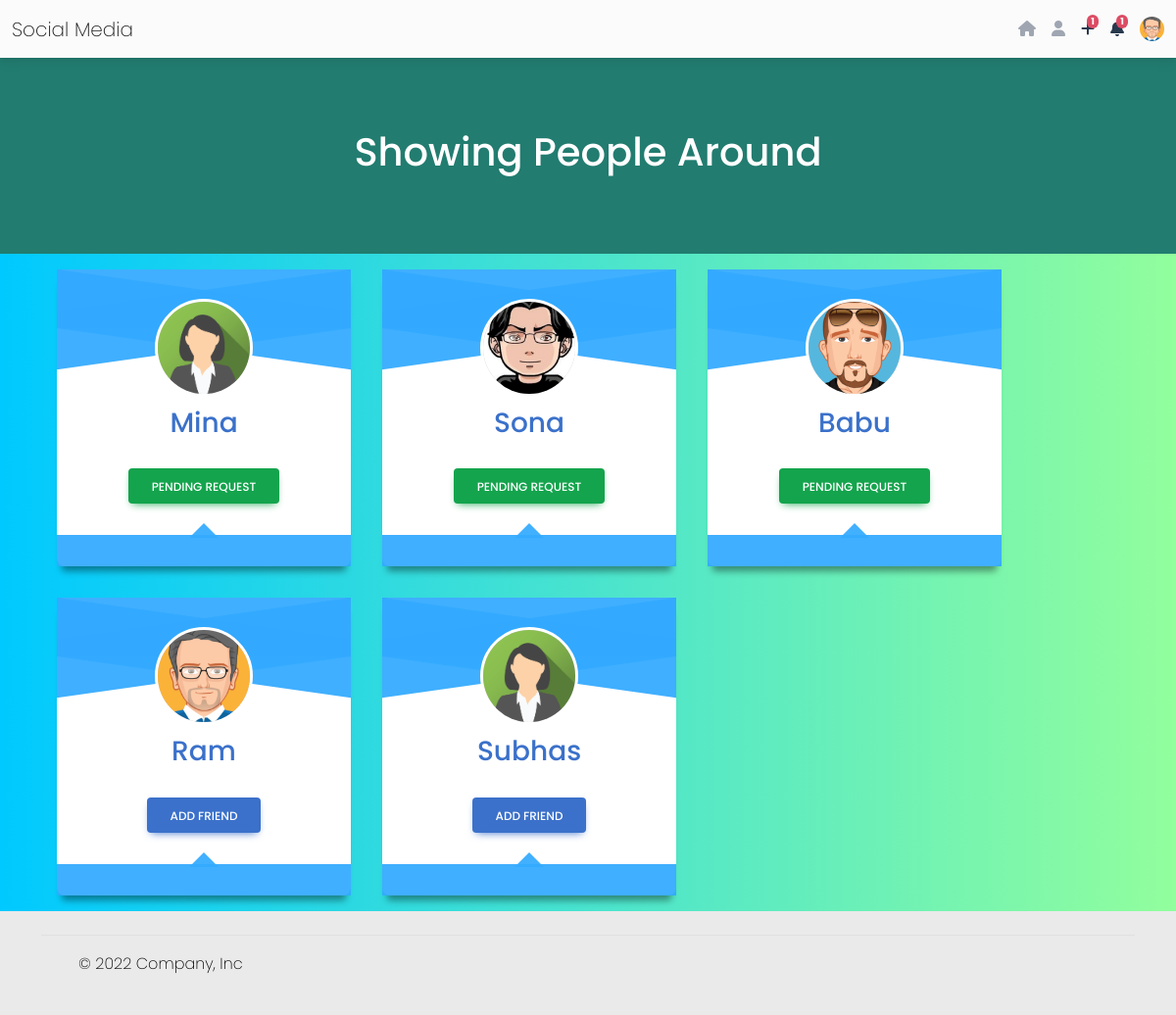
The app's page /people.php (signed in) with its own data.
### tables this page shows
CREATE TABLE `tb_registration` (
  `id` int(10) NOT NULL,
  `name` varchar(255) NOT NULL,
  `email` varchar(255) NOT NULL,
  `password` varchar(255) NOT NULL,
  `phone` varchar(255) NOT NULL,
  `address` varchar(255) NOT NULL,
  `views` varchar(255) NOT NULL,
  `gender` varchar(255) NOT NULL,
  `profile_image` text NOT NULL
);

### db.php (called while the page is built)
<?php
function connect_database()
{
  $servername = "localhost";
  $username = "root";
  $password = "";
  $dbname = "social_media_db";
  $conn = new mysqli($servername, $username, $password, $dbname);
  if ($conn->connect_error) {
    die("Connection failed: " . $conn->connect_error);
  } else {
    return $conn;
  }
}

### functions.php (called while the page is built, shortened)
<?php
function retrive_all_data()
{
    $query = "Select * from tb_registration";
    $result = connect_database()->query($query);
    $row = $result->fetch_all();
    return $row;
}
function check_if_already_added($people_id)
{
    $current_user_id = $_COOKIE['login_auth'];
    $check_query = "SELECT * FROM tb_request WHERE requested_to='$people_id' AND added_by='$current_user_id'";
    if ($result = connect_database()->query($check_query)) {
        if ($result->num_rows > 0) {
            return true;
        } else {
            return false;
        }
    } else {
        return false;
    }
}

### people.php (the view, shortened to what this page needs)
<?php
include("db.php");
include('functions.php');
?>
<?php include('includes/header.php'); ?>
<div class="row">
  <div class="">
    <div class="blue-header d-flex flex-column justify-content-center">
      <h1 class="text-center">Showing People Around</h1>
    </div>
  </div>
</div>
<div class="gradient">
  <div class="container">
    <div class="row">
      <div class="col-lg-12">
        <div class="d-flex flex-wrap">
          <?php
          $all_data = retrive_all_data();
          foreach ($all_data as $key => $value) {
            $user_id = $value[0];
            if ($user_id != $_COOKIE['login_auth']) {
              ?>
              <div class="card card-one m-3">
                <div class="header">
                  <div class="avatar">
                    <img src="uploads/<?= $value[8]; ?>" alt="user" class="profile-photo-lg">
                  </div>
                </div>
                <h3><a href="#" class="profile-link">
                    <?= $value[1]; ?>
                  </a></h3>
                <div class="desc">
                  <?php if (!check_if_already_added($value[0])) { ?>
                    <button class="btn btn-primary pull-right add_friend_btn" data-id="<?= $value[0]; ?>">Add Friend</button>
                  <?php } else { ?>
                    <button class="btn btn-success pull-right add_friend_btn"
                      data-id="<?= $value[0]; ?>">Pending Request</button>
                  <?php } ?>
                </div>
                <div class="footer"></div>
              </div>
              <?php
            }
          }
          ?>
        </div>
      </div>
    </div>
  </div>
</div>
<?php include('includes/footer.php'); ?>

### includes/header.php (shortened to what this page needs)
<?php
if (isset($_COOKIE['login_auth'])) {
  $id = $_COOKIE["login_auth"];
  $query = "Select * from tb_registration where id='$id'";
  $result = connect_database()->query($query);
  $row = $result->fetch_assoc();
  $profile_image = $row['profile_image'];
}
?>
<!doctype html>
<html lang="en">
<head>
  <link href="https://cdnjs.cloudflare.com/ajax/libs/font-awesome/6.0.0/css/all.min.css" rel="stylesheet" />
  <link href="https://cdnjs.cloudflare.com/ajax/libs/mdb-ui-kit/6.0.1/mdb.min.css" rel="stylesheet" />
  <link rel="stylesheet" href="assets/css/style.css" />
</head>
<body>
  <header>
    <nav class="navbar navbar-expand-lg navbar-light bg-light">
      <div class="container-fluid">
        <div class="collapse navbar-collapse" id="navbarSupportedContent">
          <a class="navbar-brand mt-2 mt-lg-0" href="#">
            Social Media
          </a>
        </div>
        <?php if (isset($_COOKIE['login_auth'])) { ?>
          <div class="d-flex align-items-center">
            <a class="link-secondary me-3" href="index.php"><i class="fas fa-home"></i></a>
            <a class="link-secondary me-3" href="people.php"><i class="fas fa-user"></i></a>
            <div class="dropdown">
              <a class="text-reset me-3 dropdown-toggle hidden-arrow" href="#" id="navbarDropdownMenuLink" role="button"
                data-mdb-toggle="dropdown" aria-expanded="false">
                <i class="fa-solid fa-plus"></i>
                <span class="badge rounded-pill badge-notification bg-danger">1</span>
              </a>
            </div>
            <div class="dropdown">
              <a class="text-reset me-3 dropdown-toggle hidden-arrow" href="#" id="navbarDropdownMenuLink" role="button"
                data-mdb-toggle="dropdown" aria-expanded="false">
                <i class="fas fa-bell"></i>
                <span class="badge rounded-pill badge-notification bg-danger">1</span>
              </a>
            </div>
            <div class="dropdown">
              <a class="dropdown-toggle d-flex align-items-center hidden-arrow" href="#" id="navbarDropdownMenuAvatar"
                role="button" data-mdb-toggle="dropdown" aria-expanded="false">
                <img src="uploads/<?= $profile_image ?>" class="rounded-circle header-profile-image" height="25"
                  alt="Black and White Portrait of a Man" loading="lazy" />
              </a>
            </div>
          </div>
        <?php } ?>
      </div>
    </nav>
  </header>

### includes/footer.php (shortened to what this page needs)
<footer class="">
    <div class="container">
        <footer class="d-flex flex-wrap justify-content-between align-items-center py-3 my-4 border-top">
            <div class="col-md-4 d-flex align-items-center">
                <a href="/" class="mb-3 me-2 mb-md-0 text-muted text-decoration-none lh-1">
                    <svg class="bi" width="30" height="24">
                        <use xlink:href="#bootstrap" />
                    </svg>
                </a>
                <span class="mb-3 mb-md-0 text-black">&copy; 2022 Company, Inc</span>
            </div>
            <ul class="nav col-md-4 justify-content-end list-unstyled d-flex">
                <li class="ms-3"><a class="text-muted" href="#"><svg class="bi" width="24" height="24">
                            <use xlink:href="#twitter" />
                        </svg></a></li>
                <li class="ms-3"><a class="text-muted" href="#"><svg class="bi" width="24" height="24">
                            <use xlink:href="#instagram" />
                        </svg></a></li>
                <li class="ms-3"><a class="text-muted" href="#"><svg class="bi" width="24" height="24">
                            <use xlink:href="#facebook" />
                        </svg></a></li>
            </ul>
        </footer>
    </div>
</footer>
</body>
</html>

### assets/css/style.css (style rules this page uses)
.row { --mdb-gutter-x: 0 rem; }
body { font-family: "Poppins", sans-serif; font-weight: 200; }
.gradient { background: linear-gradient(90deg, #00C9FF 0%, #92FE9D 100%); }
.blue-header { background-color: rgb(34, 124, 112); height: 200px; color: white; }
body { background-color: #f0f6ff; color: #28384d; }
.card-one { position: relative; background: #fff; box-shadow: 0 10px 7px -5px rgba(0, 0, 0, 0.4); }
.card { margin-bottom: 35px; box-shadow: 0 10px 20px 0 rgba(26, 44, 57, 0.14); border: none; }
.card-one { position: relative; width: 300px; background: #fff; box-shadow: 0 10px 7px -5px rgba(0, 0, 0, 0.4); }
.card-one .header { position: relative; width: 100%; height: 60px; background-color: #3afe; }
.card-one .header::before, .card-one .header::after { content: ''; position: absolute; top: 0; bottom: 0; left: 0; right: 0; background: inherit; }
.card-one .header::before { -webkit-transform: skewY(-8deg); transform: skewY(-8deg); -webkit-transform-origin: 100% 100%; transform-origin: 100% 100%; }
.card-one .header::after { -webkit-transform: skewY(8deg); transform: skewY(8deg); -webkit-transform-origin: 0 100%; transform-origin: 0 100%; }
.card-one .header .avatar { position: absolute; left: 50%; top: 30px; margin-left: -50px; z-index: 5; width: 100px; height: 100px; border-radius: 50%; overflow: hidden; background: #ccc; border: 3px solid #fff; }
.card-one .header .avatar img { position: absolute; top: 50%; left: 50%; -webkit-transform: translate(-50%, -50%); transform: translate(-50%, -50%); width: 100px; height: auto; }
.card-one h3 { position: relative; margin: 80px 0 30px; text-align: center; }
.card-one .desc { padding: 0 1rem 2rem; text-align: center; line-height: 1.5; color: #777; }
.card-one .footer { position: relative; padding: 1rem; background-color: #3afe; text-align: center; }
.card-one .footer::before { content: ''; position: absolute; top: -27px; left: 50%; margin-left: -15px; border: 15px solid transparent; border-bottom-color: #3afe; }
.profile-link { text-transform: capitalize; }
body { background: #eaeaea; }

### records on screen
tb_registration: profile_image (picture)
tb_registration: profile_image (picture), name "Mina"
tb_registration: profile_image (picture), name "Sona"
tb_registration: profile_image (picture), name "Babu"
tb_registration: profile_image (picture), name "Ram"
tb_registration: profile_image (picture), name "Subhas"
